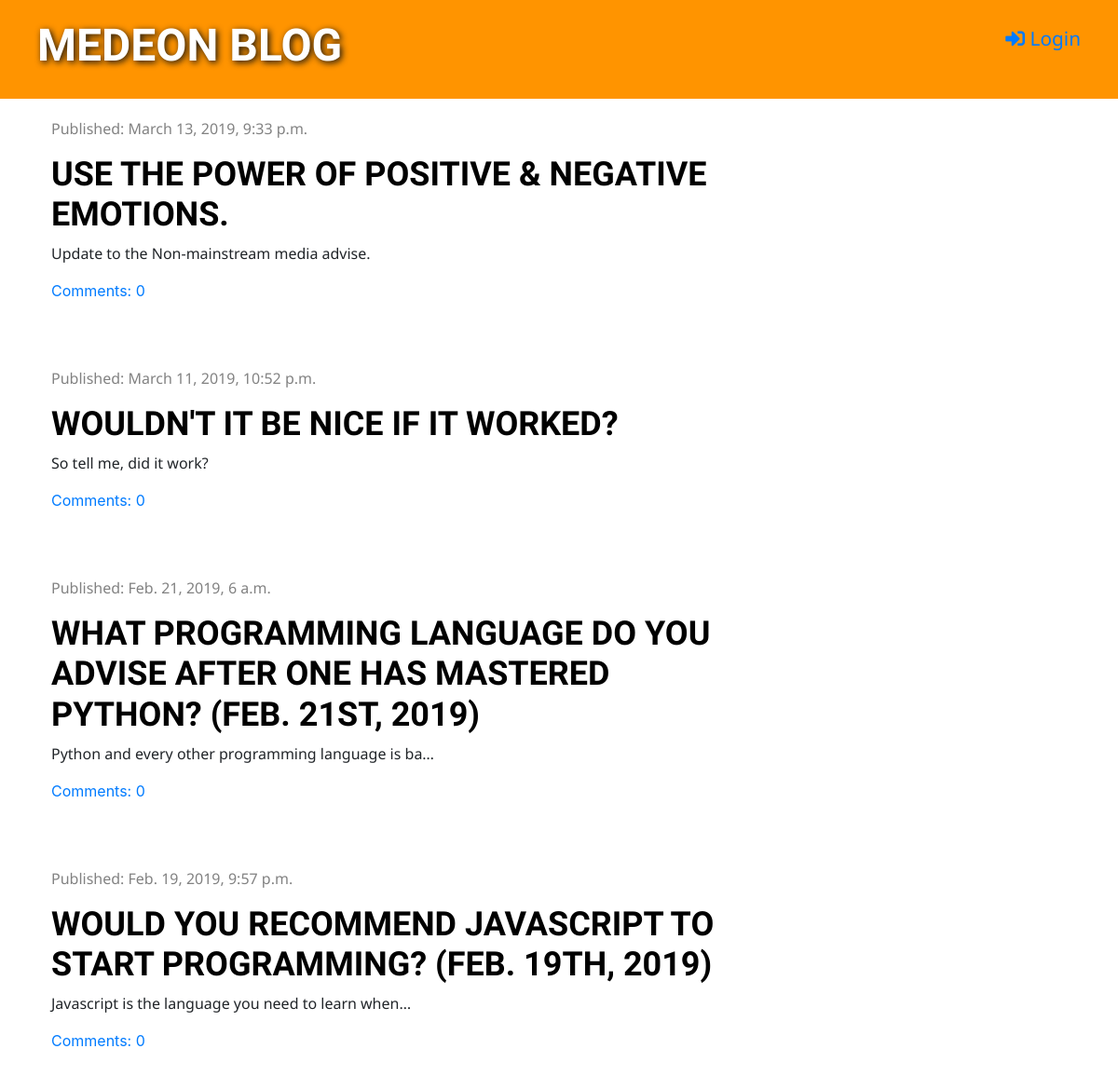
The app's page /, older data.
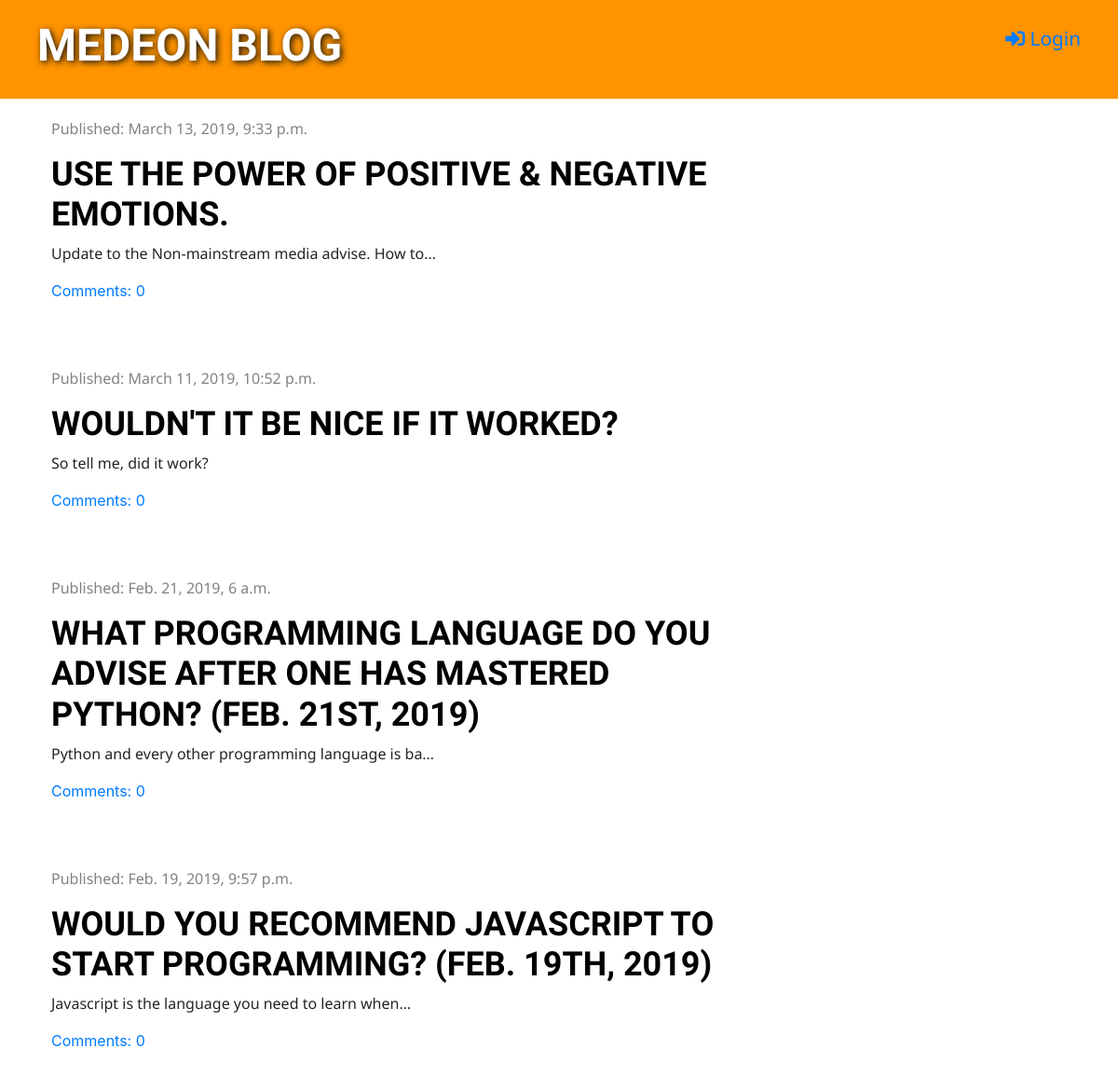
The same page, newer data.
### blog/models.py (models this page shows, shortened)
class Post(models.Model):
    author = models.ForeignKey('auth.User', on_delete=models.CASCADE)
    title = models.CharField(max_length=200)
    text = models.TextField()
    created_date = models.DateTimeField(default=timezone.now)
    published_date = models.DateTimeField(blank=True, null=True)
    def approved_comments(self):
        return self.comments.filter(approved=True)

### blog/views.py (the view)
# urls.py: path('', views.post_list, name='post_list'),
def post_list(request):
    posts = Post.objects.filter(published_date__lte=timezone.now()).order_by('-published_date')
    context_dictionary = {'posts': posts}
    return render(request, 'blog/post_list.html', context_dictionary)

### blog/templates/blog/post_list.html (shortened to what this page needs)
{% extends 'blog/base.html' %}
{% block content %}
    {% for post in posts %}
        <div class="post">
            <div class="date">
                <p>Published: {{ post.published_date }}</p>
            </div>
            <h1><a href="{% url 'post_detail' pk=post.pk %}">{{ post.title }}</a></h1>
            <p>{{ post.text|truncatechars:50|linebreaksbr }}</p>
            <a href="{% url 'post_detail' pk=post.pk %}">Comments: {{ post.approved_comments.count }}</a>
        </div>
    {% endfor %}
{% endblock %}

Row changes from the older to the newer data that the page shows:
changed Post "USE THE POWER OF POSITIVE & NEGATIVE EMOTIONS.": text "Update to the Non-mainstream media advise." → "Update to the Non-mainstream media advise. How to…"
